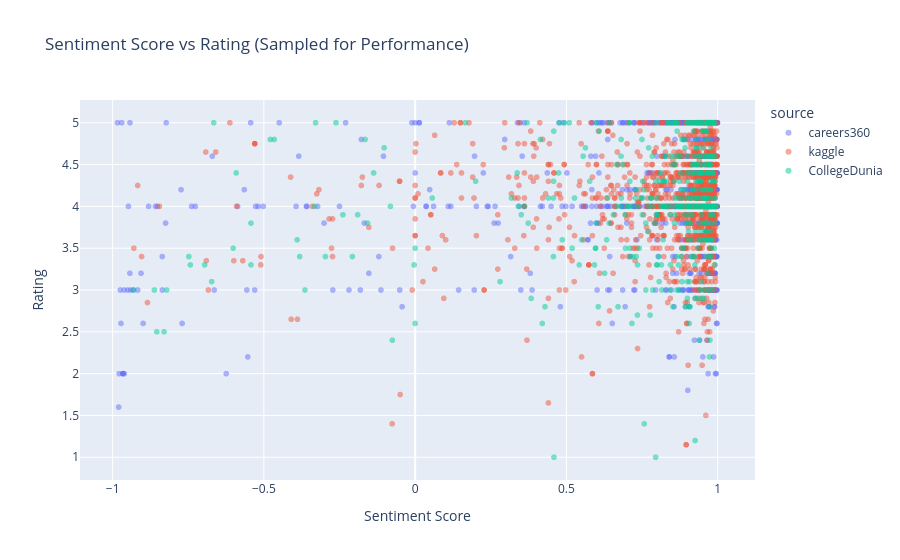

Notebook code for this chart:
### Code cell
# 3) Sentiment vs Rating (interactive scatter)
sample_df = df.sample(min(len(df), 5000), random_state=42).copy()

fig = px.scatter(
    sample_df,
    x='sentiment_score',
    y='rating',
    color='source',
    hover_data=['college_name', 'review_length', 'sentiment_label'],
    opacity=0.5,
    title='Sentiment Score vs Rating (Sampled for Performance)'
)
fig.update_layout(xaxis_title='Sentiment Score', yaxis_title='Rating')
fig.show()

### Figure 1 — Plotly figure (JSON) as saved in the notebook; plotly's stock layout.template omitted (floating-point values rounded to 4 significant figures; data arrays with more than 128 entries replaced by an {"elided": "..."} marker saying what was removed)
{"data": [{"customdata": {"elided": "3335x3 mixed values"}, "hovertemplate": "source=careers360<br>sentiment_score=%{x}<br>rating=%{y}<br>college_name=%{customdata[0]}<br>review_length=%{customdata[1]}<br>sentiment_label=%{customdata[2]}<extra></extra>", "legendgroup": "careers360", "marker": {"color": "#636efa", "opacity": 0.5, "symbol": "circle"}, "mode": "markers", "name": "careers360", "showlegend": true, "type": "scattergl", "x": {"elided": "3335 float values"}, "xaxis": "x", "y": {"elided": "3335 float values"}, "yaxis": "y"}, {"customdata": {"elided": "1244x3 mixed values"}, "hovertemplate": "source=kaggle<br>sentiment_score=%{x}<br>rating=%{y}<br>college_name=%{customdata[0]}<br>review_length=%{customdata[1]}<br>sentiment_label=%{customdata[2]}<extra></extra>", "legendgroup": "kaggle", "marker": {"color": "#EF553B", "opacity": 0.5, "symbol": "circle"}, "mode": "markers", "name": "kaggle", "showlegend": true, "type": "scattergl", "x": {"elided": "1244 float values"}, "xaxis": "x", "y": {"elided": "1244 float values"}, "yaxis": "y"}, {"customdata": {"elided": "421x3 mixed values"}, "hovertemplate": "source=CollegeDunia<br>sentiment_score=%{x}<br>rating=%{y}<br>college_name=%{customdata[0]}<br>review_length=%{customdata[1]}<br>sentiment_label=%{customdata[2]}<extra></extra>", "legendgroup": "CollegeDunia", "marker": {"color": "#00cc96", "opacity": 0.5, "symbol": "circle"}, "mode": "markers", "name": "CollegeDunia", "showlegend": true, "type": "scattergl", "x": {"elided": "421 float values"}, "xaxis": "x", "y": {"elided": "421 float values"}, "yaxis": "y"}], "layout": {"legend": {"title": {"text": "source"}, "tracegroupgap": 0}, "title": {"text": "Sentiment Score vs Rating (Sampled for Performance)"}, "xaxis": {"anchor": "y", "domain": [0, 1], "title": {"text": "Sentiment Score"}}, "yaxis": {"anchor": "x", "domain": [0, 1], "title": {"text": "Rating"}}}}
